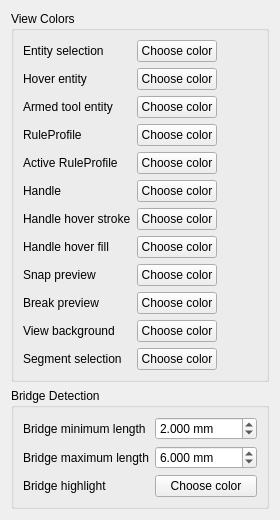
          <widget class="QWidget" name="colorSettingsTab">
           <attribute name="title">
            <string>Colors</string>
           </attribute>
           <layout class="QVBoxLayout" name="verticalLayout_13">
            <item>
             <widget class="QGroupBox" name="viewColorsGroup">
              <property name="title">
               <string>View Colors</string>
              </property>
              <layout class="QHBoxLayout" name="horizontalLayout_9">
               <item>
                <layout class="QVBoxLayout" name="verticalLayout_17">
                 <item>
                  <widget class="QLabel" name="labelSelectedEntityColor">
                   <property name="text">
                    <string>Entity selection</string>
                   </property>
                  </widget>
                 </item>
                 <item>
                  <widget class="QLabel" name="labelHoverEntityColor">
                   <property name="text">
                    <string>Hover entity</string>
                   </property>
                  </widget>
                 </item>
                 <item>
                  <widget class="QLabel" name="labelArmedEntityColor">
                   <property name="text">
                    <string>Armed tool entity</string>
                   </property>
                  </widget>
                 </item>
                 <item>
                  <widget class="QLabel" name="labelBladeLineColor">
                   <property name="text">
                    <string>RuleProfile</string>
                   </property>
                  </widget>
                 </item>
                 <item>
                  <widget class="QLabel" name="labelActiveBladeLineColor">
                   <property name="text">
                    <string>Active RuleProfile</string>
                   </property>
                  </widget>
                 </item>
                 <item>
                  <widget class="QLabel" name="labelHandleColor">
                   <property name="text">
                    <string>Handle</string>
                   </property>
                  </widget>
                 </item>
                 <item>
                  <widget class="QLabel" name="labelHandleHoverColor">
                   <property name="text">
                    <string>Handle hover stroke</string>
                   </property>
                  </widget>
                 </item>
                 <item>
                  <widget class="QLabel" name="labelHandleHoverFillColor">
                   <property name="text">
                    <string>Handle hover fill</string>
                   </property>
                  </widget>
                 </item>
                 <item>
                  <widget class="QLabel" name="labelSnapPreviewColor">
                   <property name="text">
                    <string>Snap preview</string>
                   </property>
                  </widget>
                 </item>
                 <item>
                  <widget class="QLabel" name="labelBreakPreviewColor">
                   <property name="text">
                    <string>Break preview</string>
                   </property>
                  </widget>
                 </item>
                 <item>
                  <widget class="QLabel" name="labelViewBackgroundColor">
                   <property name="text">
                    <string>View background</string>
                   </property>
                  </widget>
                 </item>
                 <item>
                  <widget class="QLabel" name="labelSegmentSelectionColor">
                   <property name="text">
                    <string>Segment selection</string>
                   </property>
                  </widget>
                 </item>
                </layout>
               </item>
               <item>
                <layout class="QVBoxLayout" name="verticalLayout_16">
                 <item>
                  <widget class="QPushButton" name="selectedEntityColorButton">
                   <property name="text">
                    <string>Choose color</string>
                   </property>
                  </widget>
                 </item>
                 <item>
                  <widget class="QPushButton" name="hoverEntityColorButton">
                   <property name="text">
                    <string>Choose color</string>
                   </property>
                  </widget>
                 </item>
                 <item>
                  <widget class="QPushButton" name="armedEntityColorButton">
                   <property name="text">
                    <string>Choose color</string>
                   </property>
                  </widget>
                 </item>
                 <item>
                  <widget class="QPushButton" name="bladeLineColorButton">
                   <property name="text">
                    <string>Choose color</string>
                   </property>
                  </widget>
                 </item>
                 <item>
                  <widget class="QPushButton" name="activeBladeLineColorButton">
                   <property name="text">
                    <string>Choose color</string>
                   </property>
                  </widget>
                 </item>
                 <item>
                  <widget class="QPushButton" name="handleColorButton">
                   <property name="text">
                    <string>Choose color</string>
                   </property>
                  </widget>
                 </item>
                 <item>
                  <widget class="QPushButton" name="handleHoverColorButton">
                   <property name="text">
                    <string>Choose color</string>
                   </property>
                  </widget>
                 </item>
                 <item>
                  <widget class="QPushButton" name="handleHoverFillColorButton">
                   <property name="text">
                    <string>Choose color</string>
                   </property>
                  </widget>
                 </item>
                 <item>
                  <widget class="QPushButton" name="snapPreviewColorButton">
                   <property name="text">
                    <string>Choose color</string>
                   </property>
                  </widget>
                 </item>
                 <item>
                  <widget class="QPushButton" name="breakPreviewColorButton">
                   <property name="text">
                    <string>Choose color</string>
                   </property>
                  </widget>
                 </item>
                 <item>
                  <widget class="QPushButton" name="viewBackgroundColorButton">
                   <property name="text">
                    <string>Choose color</string>
                   </property>
                  </widget>
                 </item>
                 <item>
                  <widget class="QPushButton" name="segmentSelectionColorButton">
                   <property name="text">
                    <string>Choose color</string>
                   </property>
                  </widget>
                 </item>
                </layout>
               </item>
               <item>
                <spacer name="horizontalSpacer">
                 <property name="orientation">
                  <enum>Qt::Orientation::Horizontal</enum>
                 </property>
                 <property name="sizeHint" stdset="0">
                  <size>
                   <width>40</width>
                   <height>20</height>
                  </size>
                 </property>
                </spacer>
               </item>
              </layout>
             </widget>
            </item>
            <item>
             <widget class="QGroupBox" name="bridgeSettingsGroup">
              <property name="title">
               <string>Bridge Detection</string>
              </property>
              <layout class="QGridLayout" name="gridLayout_4">
               <item row="0" column="0">
                <widget class="QLabel" name="labelPortMinLength">
                 <property name="text">
                  <string>Bridge minimum length</string>
                 </property>
                </widget>
               </item>
               <item row="0" column="1">
                <widget class="QDoubleSpinBox" name="portMinLengthSpinBox">
                 <property name="suffix">
                  <string> mm</string>
                 </property>
                 <property name="decimals">
                  <number>3</number>
                 </property>
                 <property name="minimum">
                  <double>0.000000000000000</double>
                 </property>
                 <property name="maximum">
                  <double>1000.000000000000000</double>
                 </property>
                 <property name="singleStep">
                  <double>0.500000000000000</double>
                 </property>
                 <property name="value">
                  <double>2.000000000000000</double>
                 </property>
                </widget>
               </item>
               <item row="1" column="0">
                <widget class="QLabel" name="labelPortMaxLength">
                 <property name="text">
                  <string>Bridge maximum length</string>
                 </property>
                </widget>
               </item>
               <item row="1" column="1">
                <widget class="QDoubleSpinBox" name="portMaxLengthSpinBox">
                 <property name="suffix">
                  <string> mm</string>
                 </property>
                 <property name="decimals">
                  <number>3</number>
                 </property>
                 <property name="minimum">
                  <double>0.000000000000000</double>
                 </property>
                 <property name="maximum">
                  <double>1000.000000000000000</double>
                 </property>
                 <property name="singleStep">
                  <double>0.500000000000000</double>
                 </property>
                 <property name="value">
                  <double>6.000000000000000</double>
                 </property>
                </widget>
               </item>
               <item row="2" column="0">
                <widget class="QLabel" name="labelPortColor">
                 <property name="text">
                  <string>Bridge highlight</string>
                 </property>
                </widget>
               </item>
               <item row="2" column="1">
                <widget class="QPushButton" name="bridgeColorButton">
                 <property name="text">
                  <string>Choose color</string>
                 </property>
                </widget>
               </item>
              </layout>
             </widget>
            </item>
           </layout>
          </widget>
